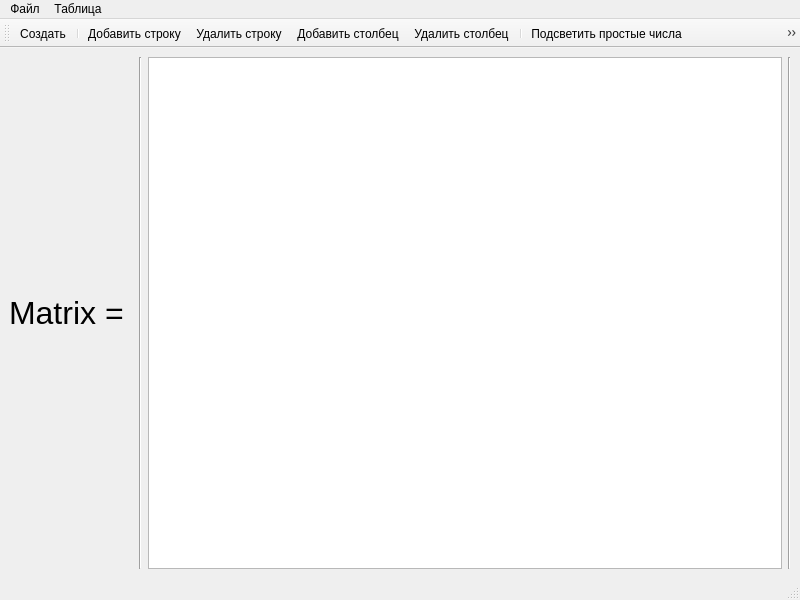
<?xml version="1.0" encoding="UTF-8"?>
<ui version="4.0">
 <class>SecondWindow</class>
 <widget class="QMainWindow" name="SecondWindow">
  <property name="geometry">
   <rect>
    <x>0</x>
    <y>0</y>
    <width>800</width>
    <height>600</height>
   </rect>
  </property>
  <property name="windowTitle">
   <string>Программа вычисления суммы простых чисел в столбце матрицы</string>
  </property>
  <widget class="QWidget" name="centralwidget">
   <layout class="QHBoxLayout" name="horizontalLayout">
    <item>
     <widget class="QLabel" name="label">
      <property name="font">
       <font>
        <pointsize>24</pointsize>
       </font>
      </property>
      <property name="text">
       <string>Matrix = </string>
      </property>
     </widget>
    </item>
    <item>
     <widget class="Line" name="line">
      <property name="orientation">
       <enum>Qt::Vertical</enum>
      </property>
     </widget>
    </item>
    <item>
     <widget class="QTableWidget" name="tableWidget">
      <property name="showGrid">
       <bool>false</bool>
      </property>
     </widget>
    </item>
    <item>
     <widget class="Line" name="line_2">
      <property name="orientation">
       <enum>Qt::Vertical</enum>
      </property>
     </widget>
    </item>
   </layout>
  </widget>
  <widget class="QMenuBar" name="menubar">
   <property name="geometry">
    <rect>
     <x>0</x>
     <y>0</y>
     <width>800</width>
     <height>26</height>
    </rect>
   </property>
   <widget class="QMenu" name="menu">
    <property name="title">
     <string>Файл</string>
    </property>
    <addaction name="menuCreate"/>
    <addaction name="menuOpen"/>
    <addaction name="menuSave"/>
    <addaction name="menuClose"/>
    <addaction name="separator"/>
    <addaction name="menuExit"/>
   </widget>
   <widget class="QMenu" name="menu_2">
    <property name="title">
     <string>Таблица</string>
    </property>
    <addaction name="menuAddRow"/>
    <addaction name="menuDeleteRow"/>
    <addaction name="menuAddColumn"/>
    <addaction name="menuDeleteColumn"/>
    <addaction name="menuColorPrimes"/>
    <addaction name="menuUncolorPrimes"/>
    <addaction name="menuShowSumm"/>
    <addaction name="menuHideSumm"/>
    <addaction name="menuClear"/>
   </widget>
   <addaction name="menu"/>
   <addaction name="menu_2"/>
  </widget>
  <widget class="QStatusBar" name="statusbar"/>
  <widget class="QToolBar" name="toolBar">
   <property name="windowTitle">
    <string>toolBar</string>
   </property>
   <attribute name="toolBarArea">
    <enum>TopToolBarArea</enum>
   </attribute>
   <attribute name="toolBarBreak">
    <bool>false</bool>
   </attribute>
   <addaction name="menuCreate"/>
   <addaction name="separator"/>
   <addaction name="menuAddRow"/>
   <addaction name="menuDeleteRow"/>
   <addaction name="menuAddColumn"/>
   <addaction name="menuDeleteColumn"/>
   <addaction name="separator"/>
   <addaction name="menuColorPrimes"/>
   <addaction name="menuUncolorPrimes"/>
   <addaction name="separator"/>
   <addaction name="menuShowSumm"/>
   <addaction name="menuHideSumm"/>
   <addaction name="separator"/>
   <addaction name="menuClear"/>
   <addaction name="menuClose"/>
  </widget>
  <action name="menuCreate">
   <property name="icon">
    <iconset resource="resource.qrc">
     <normaloff>:/image/resource/menu/file-plus.svg</normaloff>:/image/resource/menu/file-plus.svg</iconset>
   </property>
   <property name="text">
    <string>Создать</string>
   </property>
   <property name="shortcut">
    <string>Ctrl+Shift+C</string>
   </property>
  </action>
  <action name="menuOpen">
   <property name="icon">
    <iconset resource="resource.qrc">
     <normaloff>:/image/resource/menu/folder.svg</normaloff>:/image/resource/menu/folder.svg</iconset>
   </property>
   <property name="text">
    <string>Открыть</string>
   </property>
   <property name="shortcut">
    <string>Ctrl+Shift+O</string>
   </property>
  </action>
  <action name="menuSave">
   <property name="icon">
    <iconset resource="resource.qrc">
     <normaloff>:/image/resource/menu/save.svg</normaloff>:/image/resource/menu/save.svg</iconset>
   </property>
   <property name="text">
    <string>Сохранить</string>
   </property>
   <property name="shortcut">
    <string>Ctrl+S</string>
   </property>
  </action>
  <action name="menuClose">
   <property name="icon">
    <iconset resource="resource.qrc">
     <normaloff>:/image/resource/menu/delete.svg</normaloff>:/image/resource/menu/delete.svg</iconset>
   </property>
   <property name="text">
    <string>Закрыть</string>
   </property>
   <property name="shortcut">
    <string>Ctrl+Alt+Q</string>
   </property>
  </action>
  <action name="menuExit">
   <property name="icon">
    <iconset resource="resource.qrc">
     <normaloff>:/image/resource/menu/power.svg</normaloff>:/image/resource/menu/power.svg</iconset>
   </property>
   <property name="text">
    <string>Выход</string>
   </property>
   <property name="shortcut">
    <string>Alt+Q</string>
   </property>
  </action>
  <action name="menuAddRow">
   <property name="icon">
    <iconset resource="resource.qrc">
     <normaloff>:/image/resource/menu/chevrons-down.svg</normaloff>:/image/resource/menu/chevrons-down.svg</iconset>
   </property>
   <property name="text">
    <string>Добавить строку</string>
   </property>
   <property name="shortcut">
    <string>Ctrl+Shift+R</string>
   </property>
  </action>
  <action name="menuDeleteRow">
   <property name="icon">
    <iconset resource="resource.qrc">
     <normaloff>:/image/resource/menu/chevrons-up.svg</normaloff>:/image/resource/menu/chevrons-up.svg</iconset>
   </property>
   <property name="text">
    <string>Удалить строку</string>
   </property>
   <property name="shortcut">
    <string>Ctrl+Alt+R</string>
   </property>
  </action>
  <action name="menuAddColumn">
   <property name="icon">
    <iconset resource="resource.qrc">
     <normaloff>:/image/resource/menu/chevrons-right.svg</normaloff>:/image/resource/menu/chevrons-right.svg</iconset>
   </property>
   <property name="text">
    <string>Добавить столбец</string>
   </property>
   <property name="shortcut">
    <string>Ctrl+Shift+C</string>
   </property>
  </action>
  <action name="menuDeleteColumn">
   <property name="icon">
    <iconset resource="resource.qrc">
     <normaloff>:/image/resource/menu/chevrons-left.svg</normaloff>:/image/resource/menu/chevrons-left.svg</iconset>
   </property>
   <property name="text">
    <string>Удалить столбец</string>
   </property>
   <property name="shortcut">
    <string>Ctrl+Alt+C</string>
   </property>
  </action>
  <action name="menuColorPrimes">
   <property name="icon">
    <iconset resource="resource.qrc">
     <normaloff>:/image/resource/menu/sunrise.svg</normaloff>:/image/resource/menu/sunrise.svg</iconset>
   </property>
   <property name="text">
    <string>Подсветить простые числа</string>
   </property>
   <property name="shortcut">
    <string>Ctrl+Shift+S</string>
   </property>
  </action>
  <action name="menuUncolorPrimes">
   <property name="icon">
    <iconset resource="resource.qrc">
     <normaloff>:/image/resource/menu/sunset.svg</normaloff>:/image/resource/menu/sunset.svg</iconset>
   </property>
   <property name="text">
    <string>Убрать подсветку</string>
   </property>
   <property name="shortcut">
    <string>Ctrl+Alt+S</string>
   </property>
  </action>
  <action name="menuShowSumm">
   <property name="icon">
    <iconset resource="resource.qrc">
     <normaloff>:/image/resource/menu/plus.svg</normaloff>:/image/resource/menu/plus.svg</iconset>
   </property>
   <property name="text">
    <string>Показать сумму простых чисел</string>
   </property>
   <property name="shortcut">
    <string>Ctrl+Shift+E</string>
   </property>
  </action>
  <action name="menuHideSumm">
   <property name="icon">
    <iconset resource="resource.qrc">
     <normaloff>:/image/resource/menu/minus.svg</normaloff>:/image/resource/menu/minus.svg</iconset>
   </property>
   <property name="text">
    <string>Убрать сумму простых чисел</string>
   </property>
   <property name="shortcut">
    <string>Ctrl+Alt+E</string>
   </property>
  </action>
  <action name="menuClear">
   <property name="icon">
    <iconset resource="resource.qrc">
     <normaloff>:/image/resource/menu/trash-2.svg</normaloff>:/image/resource/menu/trash-2.svg</iconset>
   </property>
   <property name="text">
    <string>Очистить таблицу</string>
   </property>
   <property name="shortcut">
    <string>Shift+Q</string>
   </property>
  </action>
 </widget>
 <resources>
  <include location="resource.qrc"/>
 </resources>
 <connections/>
</ui>
